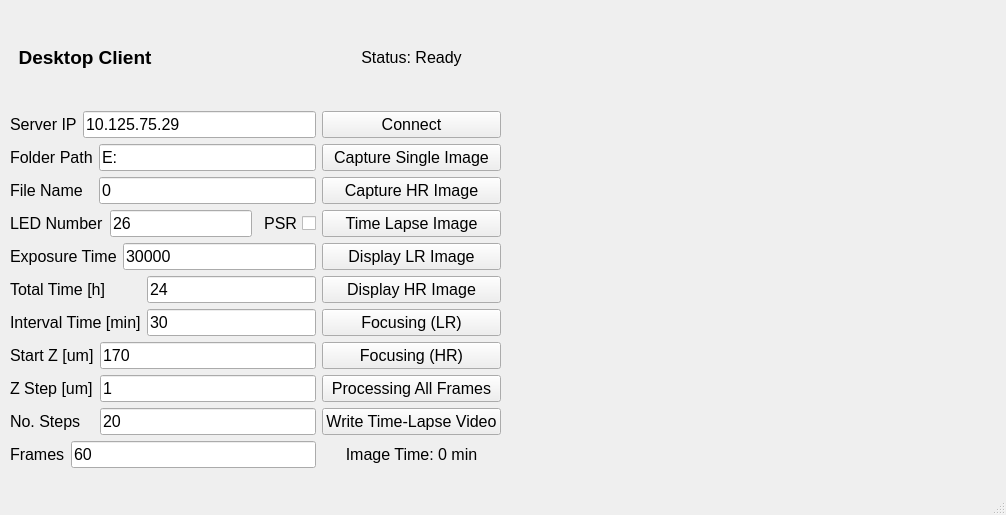
<?xml version="1.0" encoding="UTF-8"?>
<ui version="4.0">
 <class>MainWindow</class>
 <widget class="QMainWindow" name="MainWindow">
  <property name="geometry">
   <rect>
    <x>0</x>
    <y>0</y>
    <width>1006</width>
    <height>515</height>
   </rect>
  </property>
  <property name="acceptDrops">
   <bool>true</bool>
  </property>
  <property name="windowTitle">
   <string>MainWindow</string>
  </property>
  <widget class="QWidget" name="centralwidget">
   <widget class="QLabel" name="display">
    <property name="geometry">
     <rect>
      <x>510</x>
      <y>10</y>
      <width>471</width>
      <height>451</height>
     </rect>
    </property>
    <property name="sizePolicy">
     <sizepolicy hsizetype="Expanding" vsizetype="Expanding">
      <horstretch>0</horstretch>
      <verstretch>0</verstretch>
     </sizepolicy>
    </property>
    <property name="text">
     <string/>
    </property>
   </widget>
   <widget class="QWidget" name="gridLayoutWidget_6">
    <property name="geometry">
     <rect>
      <x>10</x>
      <y>10</y>
      <width>491</width>
      <height>458</height>
     </rect>
    </property>
    <layout class="QGridLayout" name="gridLayout">
     <item row="16" column="0">
      <layout class="QGridLayout" name="focusLayout">
       <item row="4" column="1">
        <widget class="QLineEdit" name="iterationText">
         <property name="font">
          <font>
           <pointsize>12</pointsize>
          </font>
         </property>
         <property name="text">
          <string>20</string>
         </property>
        </widget>
       </item>
       <item row="3" column="1">
        <widget class="QLineEdit" name="stepZText">
         <property name="font">
          <font>
           <pointsize>12</pointsize>
          </font>
         </property>
         <property name="text">
          <string>1</string>
         </property>
        </widget>
       </item>
       <item row="3" column="0">
        <widget class="QLabel" name="stepZLabel">
         <property name="font">
          <font>
           <pointsize>12</pointsize>
          </font>
         </property>
         <property name="text">
          <string>Z Step [um]</string>
         </property>
        </widget>
       </item>
       <item row="2" column="0">
        <widget class="QLabel" name="startZLabel">
         <property name="font">
          <font>
           <pointsize>12</pointsize>
          </font>
         </property>
         <property name="layoutDirection">
          <enum>Qt::RightToLeft</enum>
         </property>
         <property name="text">
          <string>Start Z [um]</string>
         </property>
        </widget>
       </item>
       <item row="4" column="0">
        <widget class="QLabel" name="iterationLabel">
         <property name="font">
          <font>
           <pointsize>12</pointsize>
          </font>
         </property>
         <property name="text">
          <string>No. Steps</string>
         </property>
        </widget>
       </item>
       <item row="2" column="1">
        <widget class="QLineEdit" name="startZText">
         <property name="font">
          <font>
           <pointsize>12</pointsize>
          </font>
         </property>
         <property name="text">
          <string>170</string>
         </property>
        </widget>
       </item>
      </layout>
     </item>
     <item row="4" column="2">
      <widget class="QPushButton" name="timelapseButton">
       <property name="font">
        <font>
         <pointsize>12</pointsize>
        </font>
       </property>
       <property name="text">
        <string>Time Lapse Image</string>
       </property>
      </widget>
     </item>
     <item row="2" column="0">
      <layout class="QGridLayout" name="IPLayout">
       <item row="0" column="1">
        <widget class="QLineEdit" name="ipText">
         <property name="font">
          <font>
           <pointsize>12</pointsize>
          </font>
         </property>
         <property name="text">
          <string>10.125.75.29</string>
         </property>
        </widget>
       </item>
       <item row="0" column="0">
        <widget class="QLabel" name="ipLabel">
         <property name="font">
          <font>
           <pointsize>12</pointsize>
          </font>
         </property>
         <property name="text">
          <string>Server IP</string>
         </property>
        </widget>
       </item>
      </layout>
     </item>
     <item row="2" column="2">
      <widget class="QPushButton" name="connectButton">
       <property name="font">
        <font>
         <pointsize>12</pointsize>
        </font>
       </property>
       <property name="text">
        <string>Connect</string>
       </property>
      </widget>
     </item>
     <item row="17" column="2">
      <widget class="QLabel" name="imageTimeLabel">
       <property name="font">
        <font>
         <pointsize>12</pointsize>
        </font>
       </property>
       <property name="text">
        <string>Image Time: 0 min</string>
       </property>
       <property name="alignment">
        <set>Qt::AlignCenter</set>
       </property>
       <property name="wordWrap">
        <bool>false</bool>
       </property>
      </widget>
     </item>
     <item row="13" column="0">
      <layout class="QGridLayout" name="timelapseLayout">
       <item row="3" column="0">
        <widget class="QLabel" name="intervalLabel">
         <property name="font">
          <font>
           <pointsize>12</pointsize>
          </font>
         </property>
         <property name="text">
          <string>Interval Time [min]</string>
         </property>
        </widget>
       </item>
       <item row="3" column="1">
        <widget class="QLineEdit" name="intervalText">
         <property name="font">
          <font>
           <pointsize>12</pointsize>
          </font>
         </property>
         <property name="text">
          <string>30</string>
         </property>
        </widget>
       </item>
       <item row="2" column="1">
        <widget class="QLineEdit" name="totalText">
         <property name="font">
          <font>
           <pointsize>12</pointsize>
          </font>
         </property>
         <property name="text">
          <string>24</string>
         </property>
        </widget>
       </item>
       <item row="2" column="0">
        <widget class="QLabel" name="totalLabel">
         <property name="font">
          <font>
           <pointsize>12</pointsize>
          </font>
         </property>
         <property name="layoutDirection">
          <enum>Qt::RightToLeft</enum>
         </property>
         <property name="text">
          <string>Total Time [h]</string>
         </property>
        </widget>
       </item>
      </layout>
     </item>
     <item row="4" column="0">
      <layout class="QGridLayout" name="LEDLayout">
       <item row="0" column="1">
        <widget class="QLineEdit" name="LEDText">
         <property name="font">
          <font>
           <pointsize>12</pointsize>
          </font>
         </property>
         <property name="text">
          <string>26</string>
         </property>
        </widget>
       </item>
       <item row="0" column="0">
        <widget class="QLabel" name="LEDLabel">
         <property name="font">
          <font>
           <pointsize>12</pointsize>
          </font>
         </property>
         <property name="text">
          <string>LED Number</string>
         </property>
        </widget>
       </item>
       <item row="0" column="2">
        <widget class="QCheckBox" name="PSRBox">
         <property name="font">
          <font>
           <pointsize>12</pointsize>
          </font>
         </property>
         <property name="layoutDirection">
          <enum>Qt::RightToLeft</enum>
         </property>
         <property name="autoFillBackground">
          <bool>false</bool>
         </property>
         <property name="text">
          <string>PSR</string>
         </property>
         <property name="autoRepeatDelay">
          <number>2</number>
         </property>
         <property name="tristate">
          <bool>false</bool>
         </property>
        </widget>
       </item>
      </layout>
     </item>
     <item row="3" column="2">
      <layout class="QVBoxLayout" name="captureLayout">
       <item>
        <widget class="QPushButton" name="captureButton">
         <property name="font">
          <font>
           <pointsize>12</pointsize>
          </font>
         </property>
         <property name="text">
          <string>Capture Single Image</string>
         </property>
        </widget>
       </item>
       <item>
        <widget class="QPushButton" name="captureHRButton">
         <property name="font">
          <font>
           <pointsize>12</pointsize>
          </font>
         </property>
         <property name="text">
          <string>Capture HR Image</string>
         </property>
        </widget>
       </item>
      </layout>
     </item>
     <item row="16" column="2">
      <layout class="QVBoxLayout" name="buttonLayout2">
       <item>
        <widget class="QPushButton" name="focusHRButton">
         <property name="font">
          <font>
           <pointsize>12</pointsize>
          </font>
         </property>
         <property name="text">
          <string>Focusing (HR)</string>
         </property>
        </widget>
       </item>
       <item>
        <widget class="QPushButton" name="allPSRButton">
         <property name="font">
          <font>
           <pointsize>12</pointsize>
          </font>
         </property>
         <property name="text">
          <string>Processing All Frames</string>
         </property>
        </widget>
       </item>
       <item>
        <widget class="QPushButton" name="videoButton">
         <property name="font">
          <font>
           <pointsize>12</pointsize>
          </font>
         </property>
         <property name="text">
          <string>Write Time-Lapse Video</string>
         </property>
        </widget>
       </item>
      </layout>
     </item>
     <item row="1" column="2">
      <widget class="QLabel" name="statusLabel">
       <property name="font">
        <font>
         <pointsize>12</pointsize>
        </font>
       </property>
       <property name="text">
        <string>Status: Ready</string>
       </property>
       <property name="alignment">
        <set>Qt::AlignCenter</set>
       </property>
       <property name="wordWrap">
        <bool>false</bool>
       </property>
      </widget>
     </item>
     <item row="17" column="0">
      <layout class="QGridLayout" name="videoLayout">
       <item row="0" column="1">
        <widget class="QLineEdit" name="frameText">
         <property name="font">
          <font>
           <pointsize>12</pointsize>
          </font>
         </property>
         <property name="text">
          <string>60</string>
         </property>
        </widget>
       </item>
       <item row="0" column="0">
        <widget class="QLabel" name="frameLabel">
         <property name="font">
          <font>
           <pointsize>12</pointsize>
          </font>
         </property>
         <property name="text">
          <string>Frames</string>
         </property>
        </widget>
       </item>
      </layout>
     </item>
     <item row="12" column="2">
      <layout class="QVBoxLayout" name="buttonLayout1">
       <item>
        <widget class="QPushButton" name="exampleLRButton">
         <property name="font">
          <font>
           <pointsize>12</pointsize>
          </font>
         </property>
         <property name="text">
          <string>Display LR Image</string>
         </property>
        </widget>
       </item>
      </layout>
     </item>
     <item row="3" column="0">
      <layout class="QGridLayout" name="pathLayout">
       <item row="1" column="1">
        <widget class="QLineEdit" name="fileNameText">
         <property name="font">
          <font>
           <pointsize>12</pointsize>
          </font>
         </property>
         <property name="text">
          <string>0</string>
         </property>
        </widget>
       </item>
       <item row="1" column="0">
        <widget class="QLabel" name="fileNameLabel">
         <property name="font">
          <font>
           <pointsize>12</pointsize>
          </font>
         </property>
         <property name="layoutDirection">
          <enum>Qt::RightToLeft</enum>
         </property>
         <property name="text">
          <string>File Name</string>
         </property>
        </widget>
       </item>
       <item row="0" column="0">
        <widget class="QLabel" name="pathLabel">
         <property name="font">
          <font>
           <pointsize>12</pointsize>
          </font>
         </property>
         <property name="layoutDirection">
          <enum>Qt::RightToLeft</enum>
         </property>
         <property name="text">
          <string>Folder Path</string>
         </property>
        </widget>
       </item>
       <item row="0" column="1">
        <widget class="QLineEdit" name="folderText">
         <property name="font">
          <font>
           <pointsize>12</pointsize>
          </font>
         </property>
         <property name="text">
          <string>E:</string>
         </property>
        </widget>
       </item>
      </layout>
     </item>
     <item row="12" column="0">
      <layout class="QGridLayout" name="exposureLayout">
       <item row="0" column="1">
        <widget class="QLineEdit" name="exposureText">
         <property name="font">
          <font>
           <pointsize>12</pointsize>
          </font>
         </property>
         <property name="text">
          <string>30000</string>
         </property>
        </widget>
       </item>
       <item row="0" column="0">
        <widget class="QLabel" name="exposureLabel">
         <property name="font">
          <font>
           <pointsize>12</pointsize>
          </font>
         </property>
         <property name="text">
          <string>Exposure Time</string>
         </property>
        </widget>
       </item>
      </layout>
     </item>
     <item row="1" column="0">
      <layout class="QHBoxLayout" name="horizontalLayout">
       <item>
        <widget class="QLabel" name="label">
         <property name="font">
          <font>
           <pointsize>14</pointsize>
           <weight>75</weight>
           <bold>true</bold>
          </font>
         </property>
         <property name="text">
          <string>Desktop Client</string>
         </property>
         <property name="alignment">
          <set>Qt::AlignCenter</set>
         </property>
         <property name="wordWrap">
          <bool>false</bool>
         </property>
        </widget>
       </item>
       <item>
        <widget class="QLabel" name="connectionLabel">
         <property name="text">
          <string/>
         </property>
        </widget>
       </item>
      </layout>
     </item>
     <item row="13" column="2">
      <layout class="QVBoxLayout" name="buttonLayout">
       <item>
        <widget class="QPushButton" name="exampleHRButton">
         <property name="font">
          <font>
           <pointsize>12</pointsize>
          </font>
         </property>
         <property name="text">
          <string>Display HR Image</string>
         </property>
        </widget>
       </item>
       <item>
        <widget class="QPushButton" name="focusLRButton">
         <property name="font">
          <font>
           <pointsize>12</pointsize>
          </font>
         </property>
         <property name="text">
          <string>Focusing (LR)</string>
         </property>
        </widget>
       </item>
      </layout>
     </item>
    </layout>
   </widget>
  </widget>
  <widget class="QMenuBar" name="menubar">
   <property name="geometry">
    <rect>
     <x>0</x>
     <y>0</y>
     <width>1006</width>
     <height>21</height>
    </rect>
   </property>
  </widget>
  <widget class="QStatusBar" name="statusbar"/>
 </widget>
 <resources/>
 <connections/>
</ui>
